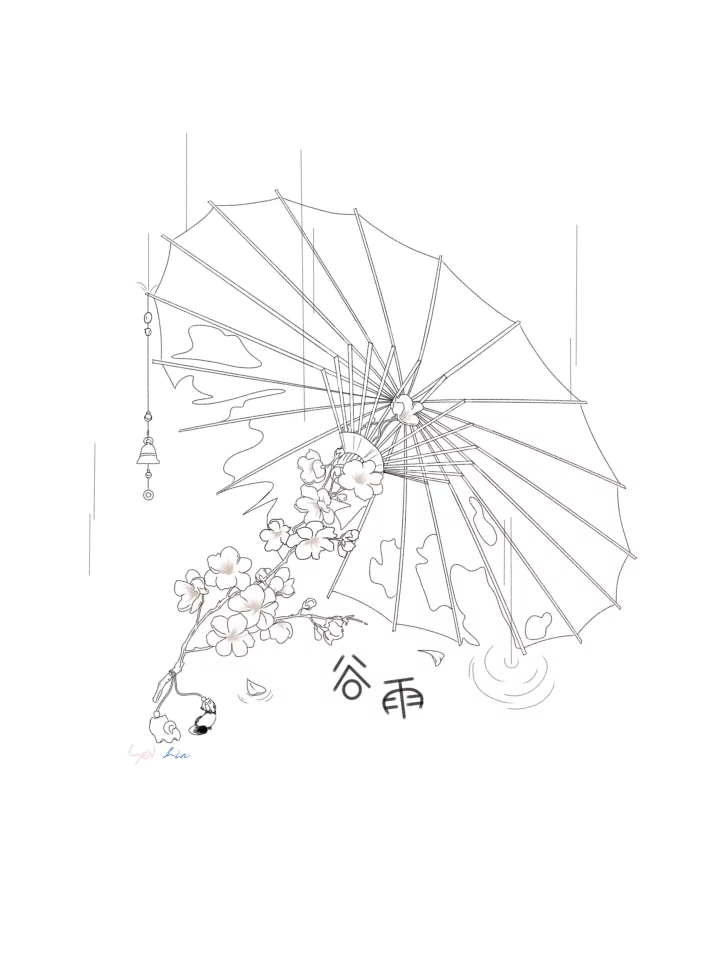
#> input picture 启动页/source.jpg, 1440 x 1920 px (shown at 1/2 size)
$ python make_splash.py
#> lines starting #> are read from the running program, lines starting #| are printed output that depends on the picture; after the words box and inside, x2 and y2 are one past the last pixel; in counts of white or black regions, pixels touching at a corner belong together
# -*- coding: utf-8 -*-
"""
把谷雨插画做成 HBuilderX 打包 APK 用的安卓启动图。

尺寸按 DCloud 官方 manifest.json 文档的规格：
    ldpi 320x442 / mdpi 240x282 / hdpi 480x762 / xhdpi 720x1242 / xxhdpi 1080x1882

思路：原图是 3:4 的方形构图，而手机启动图是 9:19 左右的细长比例。
直接拉伸会把伞压扁，所以统一做成「白底 + 等比缩放居中」——原图本来就是白底
线稿，多出来的白边完全看不出接缝。
"""

from PIL import Image
import numpy as np
import os

SRC = 'source.jpg'
OUT = 'out'

# DCloud manifest.json 文档里 Android 启动图的规格
SIZES = {
    'ldpi':    (320, 442),
    'mdpi':    (240, 282),
    'hdpi':    (480, 762),
    'xhdpi':   (720, 1242),
    'xxhdpi':  (1080, 1882),
    # 官方表里没有，但部分机型/配置会用到，一并给出
    'xxxhdpi': (1440, 2560),
}

WHITE = (255, 255, 255)


def load_and_trim(path):
    """读图，洗掉 JPG 在白底上的压缩噪点，再裁到实际内容的包围盒。"""
    im = Image.open(path).convert('RGB')
    a = np.array(im)

    # JPG 压缩会让"白底"变成 250~255 的杂色，缩放后容易出现脏灰边。
    # 把接近白的一律压成纯白，线稿本身是深色的，不受影响。
    near_white = a.min(axis=2) >= 244
    a[near_white] = 255
    im = Image.fromarray(a)

    # 裁到内容包围盒，去掉原图本来就留的大片空白，
    # 这样后面能自己控制留白多少，而不是被原图的留白绑死。
    gray = np.array(im.convert('L'))
    ys, xs = (gray < 244).nonzero()
    box = (xs.min(), ys.min(), xs.max() + 1, ys.max() + 1)
    return im.crop(box)


def compose(art, w, h, width_ratio=0.94, height_ratio=0.78, y_anchor=0.50):
    """把裁好的插画摆到 w×h 的白底画布上。

    width_ratio  横向最多占画布多宽
    height_ratio 纵向最多占画布多高（细长屏上防止画面顶天立地）
    y_anchor     画面中心落在画布高度的百分之多少（0.50 = 正中）
    """
    max_w = int(w * width_ratio)
    max_h = int(h * height_ratio)
    scale = min(max_w / art.width, max_h / art.height)
    nw, nh = max(1, round(art.width * scale)), max(1, round(art.height * scale))

    resized = art.resize((nw, nh), Image.LANCZOS)
    canvas = Image.new('RGB', (w, h), WHITE)
    x = (w - nw) // 2
    y = int(h * y_anchor) - nh // 2
    y = max(0, min(y, h - nh))
    canvas.paste(resized, (x, y))
    return canvas, (x, y, nw, nh)


def make_nine_patch(art, path):
    """生成 .9.png —— 官方推荐用它，好处是在任何比例的屏幕上
    只有白边被拉伸，插画本身永远不变形。

    .9.png 规则：图片四周各加 1px 边框，
      上边框的黑线段 = 可横向拉伸的列
      左边框的黑线段 = 可纵向拉伸的行
      右/下边框的黑线段 = 内容区（这里让它等于整张图）
      四个角必须透明
    关键：拉伸线段必须落在"整行/整列都是纯白"的地方，否则会拉到画面本身。
    """
    base_w, base_h = 1080, 1500
    canvas, (ax, ay, aw, ah) = compose(art, base_w, base_h,
                                       # .9 这张的画布是 1080x1500（比手机屏矮），插画略收一点，
                                       # 给左右白边留出足够宽的可拉伸区（拉伸线段必须落在纯白列上）
                                       width_ratio=0.90, height_ratio=0.80, y_anchor=0.50)

    # 加 1px 边框
    w, h = base_w + 2, base_h + 2
    np_img = Image.new('RGBA', (w, h), (0, 0, 0, 0))
    np_img.paste(canvas.convert('RGBA'), (1, 1))
    px = np_img.load()

    black = (0, 0, 0, 255)

    # 上边框：横向拉伸区 —— 取插画左侧的白边（那几列从上到下都是白的）
    x_stretch_from = max(2, ax // 3)
    x_stretch_to = max(x_stretch_from + 1, ax - 4)
    for x in range(x_stretch_from, x_stretch_to):
        px[x, 0] = black

    # 左边框：纵向拉伸区 —— 取插画上方的白边（那几行从左到右都是白的）
    y_stretch_from = max(2, ay // 3)
    y_stretch_to = max(y_stretch_from + 1, ay - 4)
    for y in range(y_stretch_from, y_stretch_to):
        px[0, y] = black

    # 右/下边框：内容区标满，表示整张图都可以放内容
    for y in range(1, h - 1):
        px[w - 1, y] = black
    for x in range(1, w - 1):
        px[x, h - 1] = black

    np_img.save(path)

    # 自检：拉伸区必须真的是纯白，否则拉伸时会把线条拉糊
    arr = np.array(canvas.convert('L'))
    col_ok = arr[:, x_stretch_from - 1:x_stretch_to - 1].min() >= 250
    row_ok = arr[y_stretch_from - 1:y_stretch_to - 1, :].min() >= 250
    return col_ok, row_ok, (x_stretch_to - x_stretch_from), (y_stretch_to - y_stretch_from)


def make_android12_icon(art, path, size=1152, safe=768):
    """Android 12+ 的新版启动页只显示中间一个图标。
    规范：画布 size，实际图形要收在中间 safe 的范围内，外圈会被系统裁掉。
    """
    scale = min(safe / art.width, safe / art.height)
    nw, nh = round(art.width * scale), round(art.height * scale)
    icon = Image.new('RGBA', (size, size), (255, 255, 255, 255))
    icon.paste(art.resize((nw, nh), Image.LANCZOS).convert('RGBA'),
               ((size - nw) // 2, (size - nh) // 2))
    icon.save(path)


def main():
    os.makedirs(OUT, exist_ok=True)
    art = load_and_trim(SRC)
#> in load_and_trim, im is the input picture: PIL image 1440x1920 RGB; mean R, G, B 250.9, 250.7, 250.8
#> in load_and_trim, `near_white = a.min(axis=2) >= 244`:
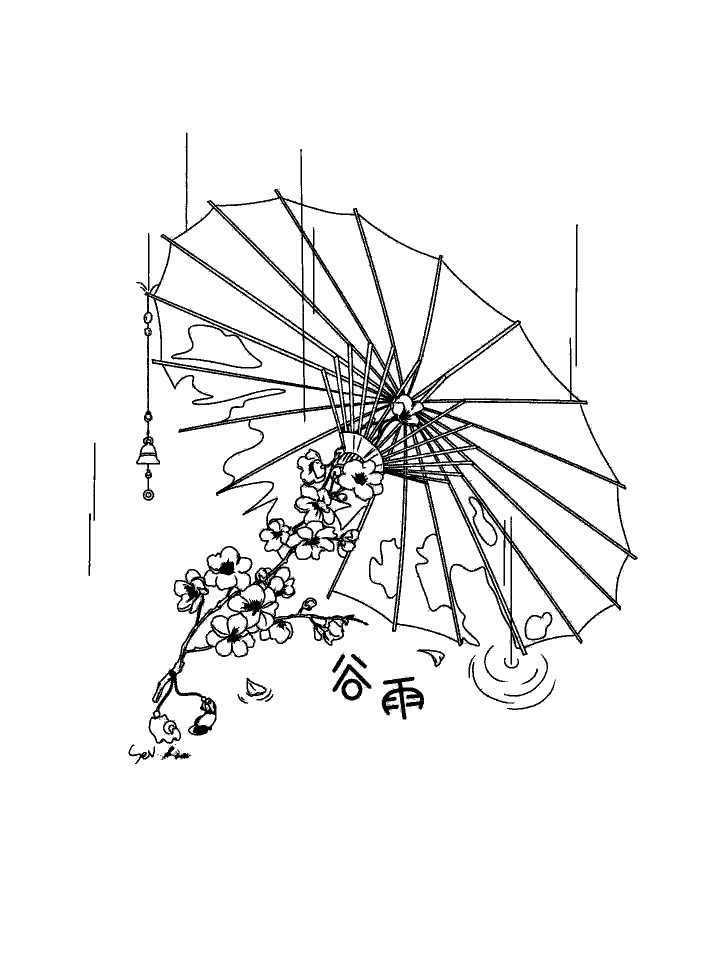
#> near_white: shape (1920, 1440) bool (shown at 1/2 size); 94.9% white; 973 black regions (944 under 20 px), largest, box (x1, y1, x2, y2) and area: (272, 265, 1275, 1488) 127544, (763, 1353, 848, 1439) 2951, (665, 1328, 743, 1384) 978
#> in load_and_trim, `box = (xs.min(), ys.min(), xs.max() + 1, ys.max() + 1)`: box = (177, 265, 1275, 1528)
#> in load_and_trim, `return im.crop(box)`:
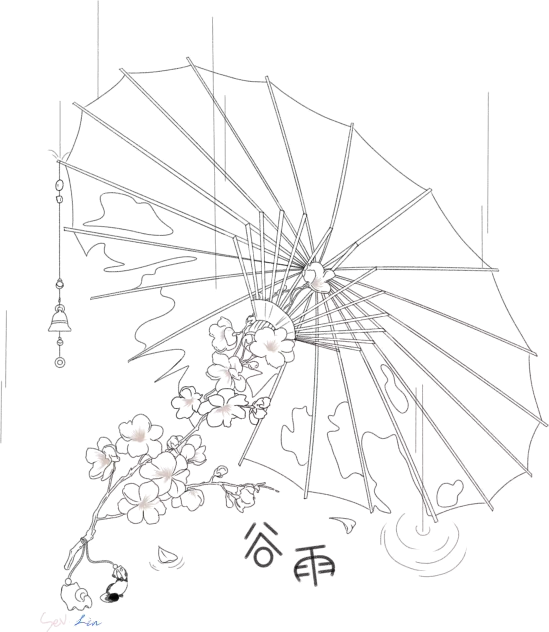
#> returned value: PIL image 1098x1263 RGB (shown at 1/2 size); mean R, G, B 247.2, 247, 247
    print(f'原图裁到内容后: {art.width}x{art.height}')
#| 原图裁到内容后: 1098x1263
    print()

    print('--- 固定尺寸启动图 ---')
    for name, (w, h) in SIZES.items():
        canvas, (x, y, nw, nh) = compose(art, w, h)
        p = os.path.join(OUT, f'{name}.png')
        canvas.save(p, optimize=True)
        occupy = nw / w
        print(f'  {name:8s} {w:5d}x{h:<5d}  插画 {nw}x{nh}  占宽 {occupy:.0%}  '
              f'{os.path.getsize(p)/1024:.0f}KB')
#> this loop made 6 passes
#> (x, y, nw, nh, occupy) on passes 1 to 6: (10, 49, 299, 344, 0.934), (25, 32, 190, 219, 0.792), (14, 122, 451, 519, 0.94), (22, 232, 676, 778, 0.939), (32, 357, 1015, 1168, 0.94), (43, 502, 1353, 1556, 0.94)
#> (printed output is left out)
#> pass 1, in main, `canvas, (x, y, nw, nh) = compose(art, w, h)`:
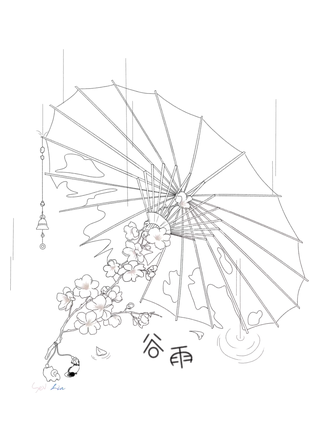
#> canvas: PIL image 320x442 RGB; mean R, G, B 248.9, 248.7, 248.8
#> after the loop:
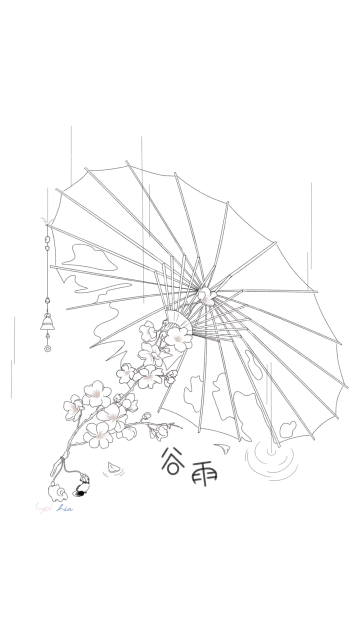
#> canvas: PIL image 1440x2560 RGB (shown at 1/4 size); mean R, G, B 250.4, 250.3, 250.4

    print()
    print('--- .9.png（推荐，任何屏幕比例都不变形）---')
    col_ok, row_ok, xlen, ylen = make_nine_patch(art, os.path.join(OUT, 'splash.9.png'))
#> in compose (call 7), `canvas.paste(resized, (x, y))`:
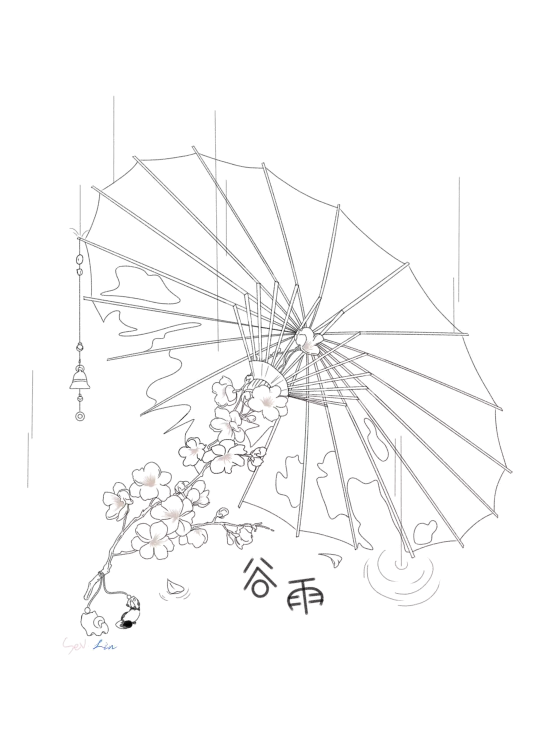
#> canvas: PIL image 1080x1500 RGB (shown at 1/2 size); mean R, G, B 249.6, 249.5, 249.6
#> in make_nine_patch, `canvas, (ax, ay, aw, ah) = compose(art, base_w, base_h,`: ax = 54; ay = 191; aw = 972; ah = 1118
#> in make_nine_patch, `x_stretch_from = max(2, ax // 3)`: x_stretch_from = 18
#> in make_nine_patch, `x_stretch_to = max(x_stretch_from + 1, ax - 4)`: x_stretch_to = 50
#> in make_nine_patch, `y_stretch_from = max(2, ay // 3)`: y_stretch_from = 63
#> in make_nine_patch, `y_stretch_to = max(y_stretch_from + 1, ay - 4)`: y_stretch_to = 187
#> in make_nine_patch, `np_img.save(path)`:
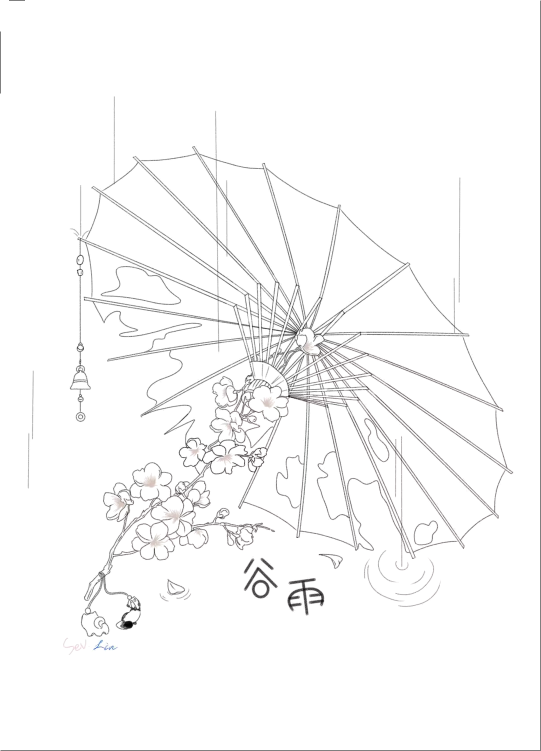
#> saved as splash.9.png: PIL image 1082x1502 RGBA (shown at 1/2 size); mean R, G, B, A 248.8, 248.7, 248.8, 254.6; transparent parts drawn white
#> in make_nine_patch, `col_ok = arr[:, x_stretch_from - 1:x_stretch_to - 1].min() >= 250`: col_ok = True
    print(f'  splash.9.png  横向拉伸区 {xlen}px（纯白校验 {"通过" if col_ok else "不通过"}）')
#|   splash.9.png  横向拉伸区 32px（纯白校验 通过）
    print(f'                纵向拉伸区 {ylen}px（纯白校验 {"通过" if row_ok else "不通过"}）')
#|                 纵向拉伸区 124px（纯白校验 通过）

    print()
    print('--- Android 12+ 中心图标 ---')
    p = os.path.join(OUT, 'android12-icon.png')
    make_android12_icon(art, p)
#> in make_android12_icon, `icon.paste(art.resize((nw, nh), Image.LANCZOS).convert('RGBA'), ((size..`:
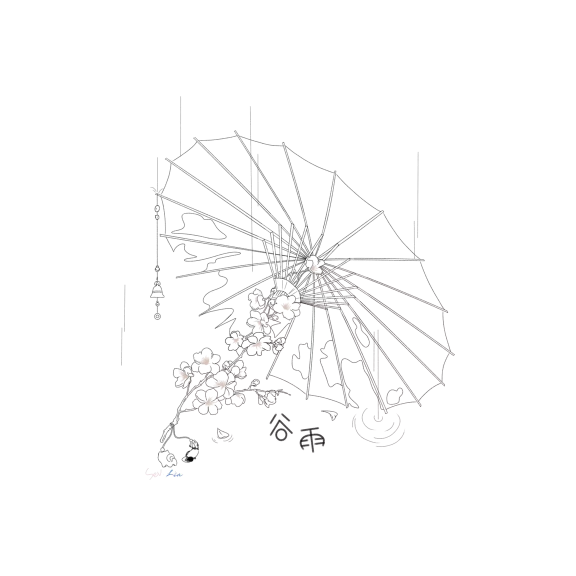
#> icon: PIL image 1152x1152 RGBA (shown at 1/2 size); mean R, G, B, A 251.9, 251.8, 251.8, 255
    print(f'  android12-icon.png  1152x1152（图形收在中间 768 内）'
          f'  {os.path.getsize(p)/1024:.0f}KB')
#|   android12-icon.png  1152x1152（图形收在中间 768 内）  297KB


if __name__ == '__main__':
    main()

$ run again, with 启动页/mdpi_240x282.png saved as 启动页/source.jpg
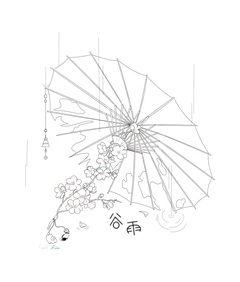
#> input picture 启动页/mdpi_240x282.png, 240 x 282 px
#> in load_and_trim, im is the input picture: PIL image 240x282 RGB; mean R, G, B 249.6, 249.6, 249.6
#> in load_and_trim, `near_white = a.min(axis=2) >= 244`:
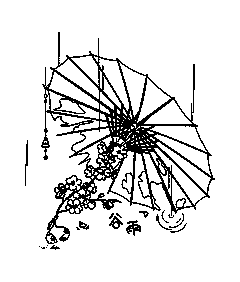
#> near_white: shape (282, 240) bool; 88.2% white; black in thin lines or dots, all inside (x1, y1, x2, y2) = (25, 32, 215, 250)
#> a: shape (282, 240, 3); 12.77% of pixels changed, all inside (x1, y1, x2, y2) = (24, 32, 216, 256)
#> ys = 7933 values from 32 to 248; xs = 7933 values, max 214 at index 5509, min 25 at index 4778, mean 116.2
#> box = (25, 32, 215, 249)
#| 原图裁到内容后: 190x217
#> the loop in main, `for name, (w, h) in SIZES.items():` made 6 passes
#> (x, y, nw, nh, occupy) on passes 1 to 6: (10, 50, 300, 343, 0.938), (24, 32, 192, 219, 0.8), (14, 124, 451, 515, 0.94), (22, 235, 676, 772, 0.939), (32, 362, 1015, 1159, 0.94), (43, 508, 1353, 1545, 0.94)
#> (printed output is left out)
#> ax = 54; ay = 195; aw = 972; ah = 1110
#> x_stretch_from = 18
#> x_stretch_to = 50
#> y_stretch_from = 65
#> y_stretch_to = 191
#> col_ok = True
#|   splash.9.png  横向拉伸区 32px（纯白校验 通过）
#|                 纵向拉伸区 126px（纯白校验 通过）
#> in make_android12_icon, `icon.paste(art.resize((nw, nh), Image.LANCZOS).convert('RGBA'), ((size..`:
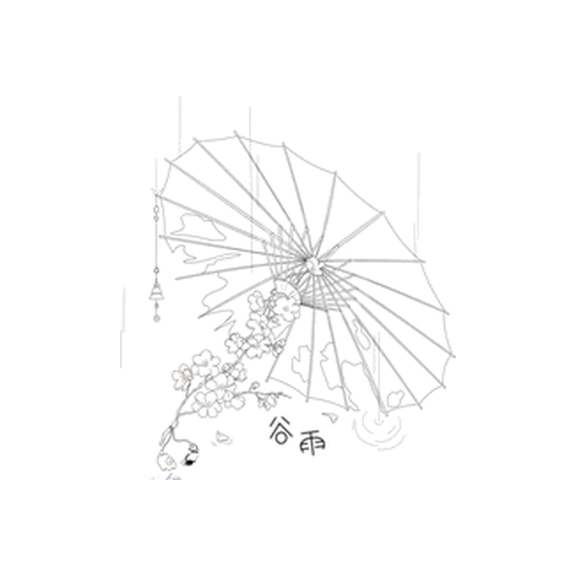
#> icon: PIL image 1152x1152 RGBA (shown at 1/2 size); mean R, G, B, A 251.6, 251.6, 251.6, 255
#|   android12-icon.png  1152x1152（图形收在中间 768 内）  207KB

$ run again, with 启动页/splash_1080x1500.9.png saved as 启动页/source.jpg
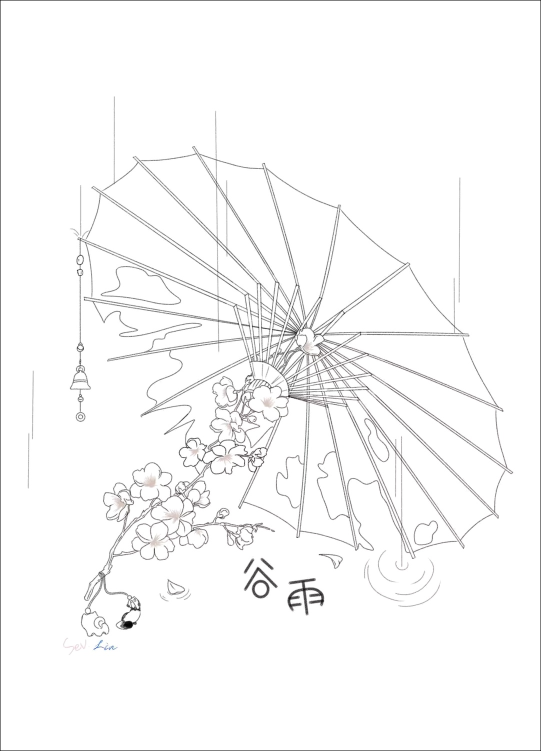
#> input picture 启动页/splash_1080x1500.9.png, 1082 x 1502 px (shown at 1/2 size)
#> in load_and_trim, im is the input picture: PIL image 1082x1502 RGB; mean R, G, B 248.8, 248.7, 248.7
#> in load_and_trim, `near_white = a.min(axis=2) >= 244`:
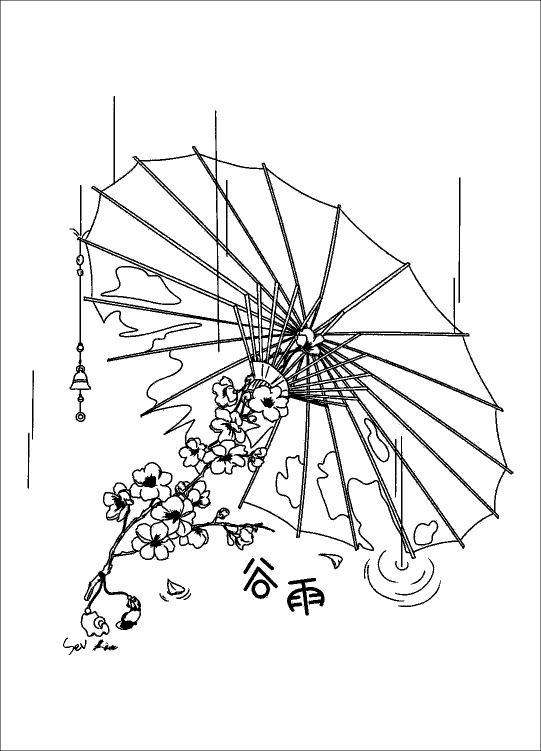
#> near_white: shape (1502, 1082) bool (shown at 1/2 size); 93% white; 251 black regions (219 under 20 px), largest, box (x1, y1, x2, y2) and area: (139, 192, 1027, 1274) 98212, (0, 0, 1082, 1502) 5164, (574, 1156, 649, 1231) 2300
#> a: shape (1502, 1082, 3); 6.62% of pixels changed, all inside (x1, y1, x2, y2) = (1, 1, 1081, 1501)
#> box = (0, 0, 1082, 1502)
#| 原图裁到内容后: 1082x1502
#> the loop in main, `for name, (w, h) in SIZES.items():` made 6 passes
#> (x, y, nw, nh, occupy) on passes 1 to 6: (36, 49, 248, 344, 0.775), (41, 32, 158, 219, 0.658), (26, 84, 428, 594, 0.892), (22, 152, 676, 938, 0.939), (32, 237, 1015, 1409, 0.94), (43, 341, 1353, 1878, 0.94)
#> (printed output is left out)
#> ax = 108; ay = 150; aw = 864; ah = 1200
#> x_stretch_from = 36
#> x_stretch_to = 104
#> y_stretch_from = 50
#> y_stretch_to = 146
#> col_ok = True
#|   splash.9.png  横向拉伸区 68px（纯白校验 通过）
#|                 纵向拉伸区 96px（纯白校验 通过）
#> in make_android12_icon, `icon.paste(art.resize((nw, nh), Image.LANCZOS).convert('RGBA'), ((size..`:
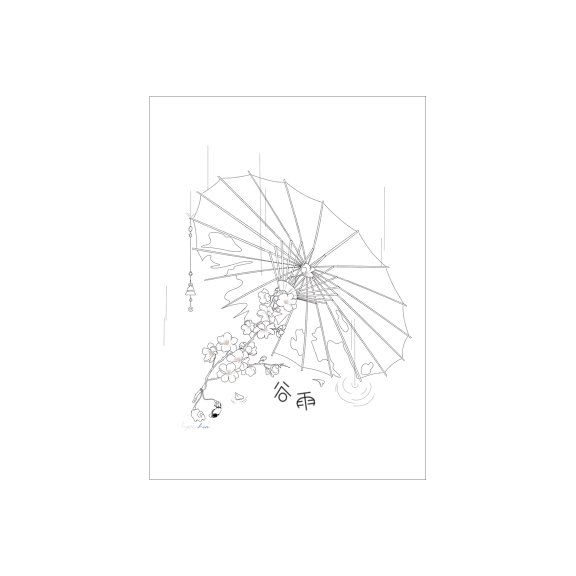
#> icon: PIL image 1152x1152 RGBA (shown at 1/2 size); mean R, G, B, A 253, 252.9, 252.9, 255
#|   android12-icon.png  1152x1152（图形收在中间 768 内）  190KB
